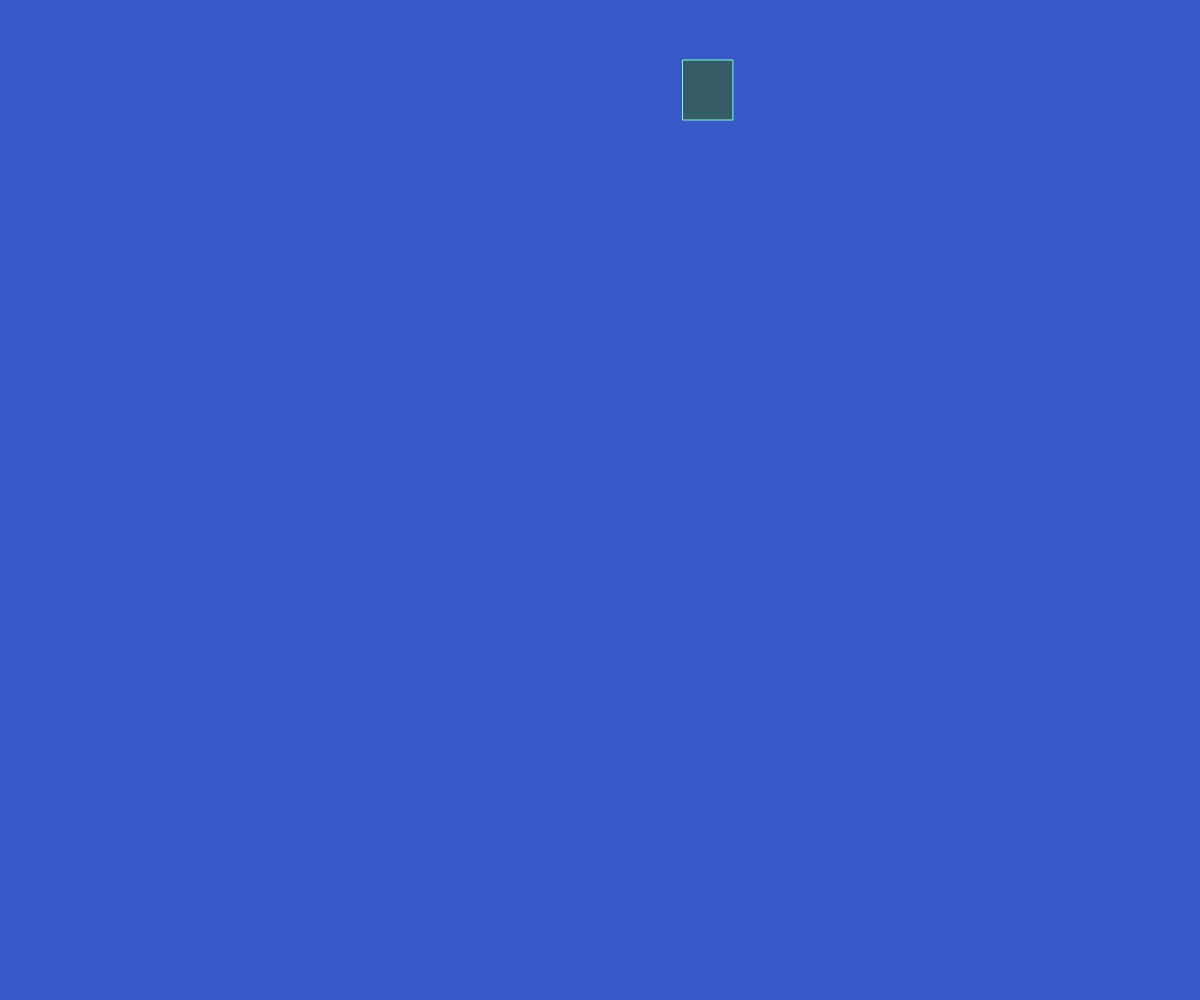
Frame 1 (no input)
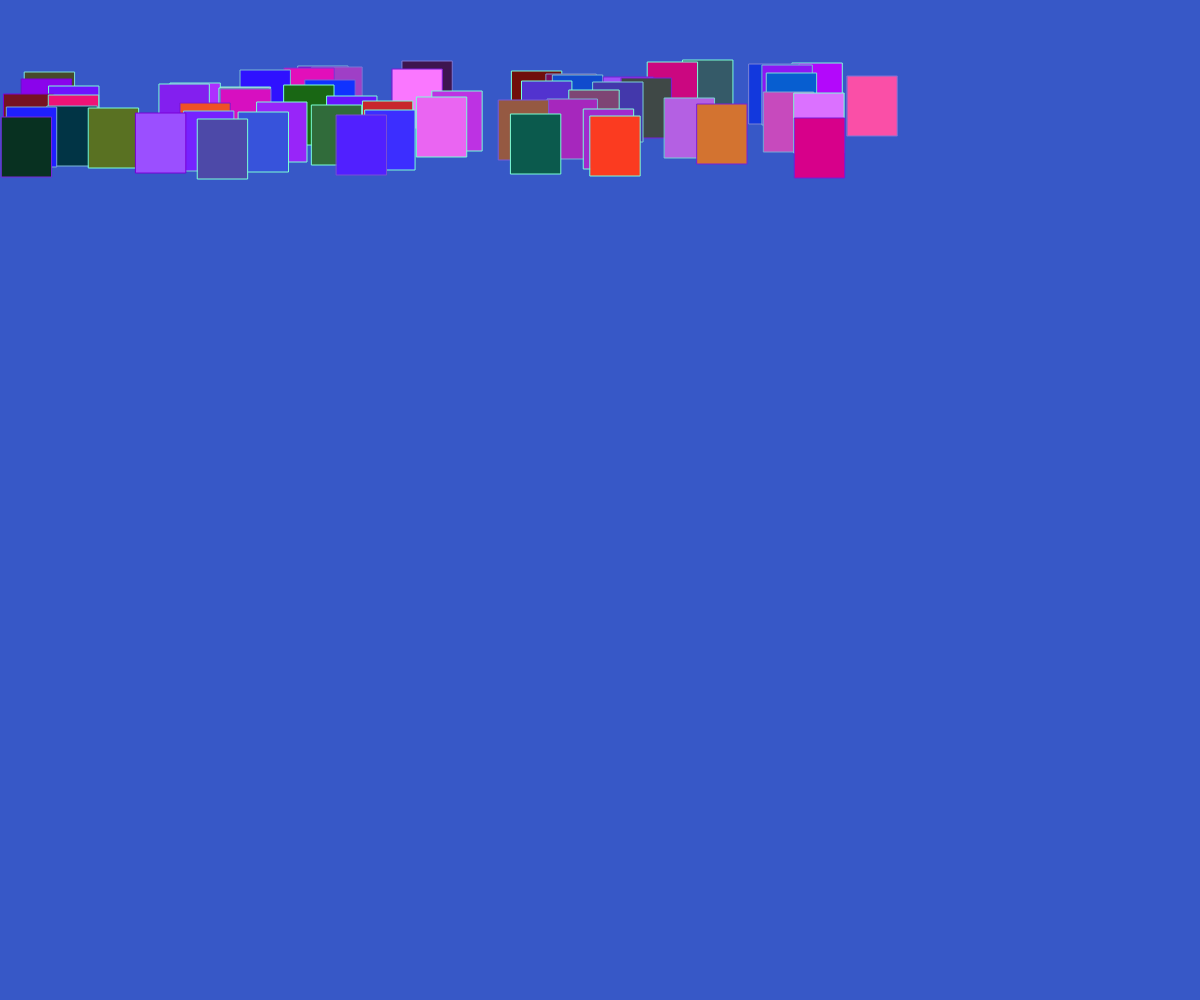
Frame 60 (no input)
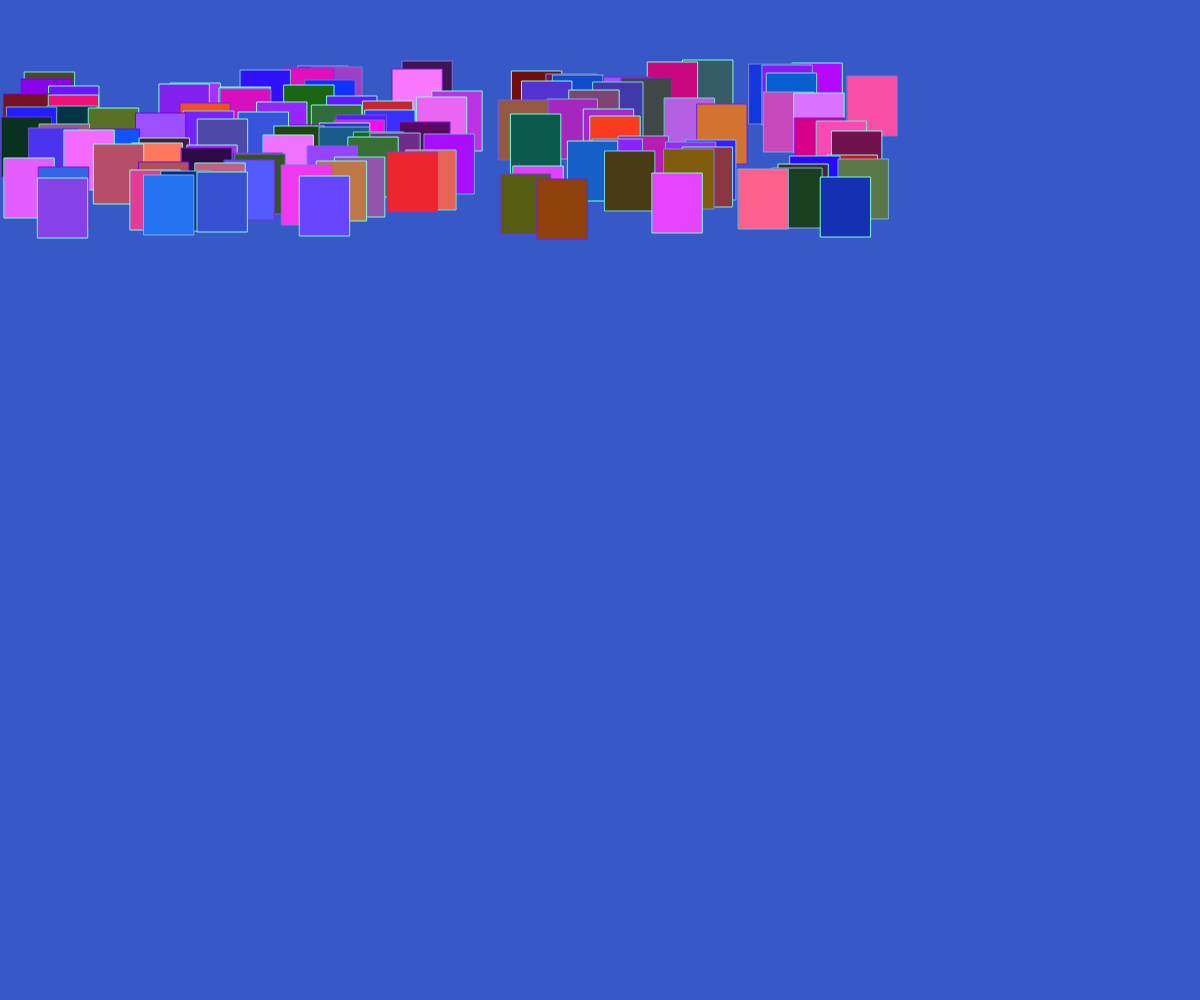
Frame 120 (the mouse pressed at the canvas centre since frame 60)

The p5.js sketch that drew these frames (run headless with seeded random() and noise() and a simulated clock; from frame 60 on, the mouse is pressed at the canvas centre):

// p5.js sketch
// ── sketch.js
let posX=40;
let posY=60;
function setup() {
  var cnv = createCanvas(windowWidth, windowHeight);
  cnv.style('display', 'block');
  background(55, 88, 199);
}
function draw(){
  stroke(122, random(400), 214)
  fill(random(255),random(120), random (300))
  rect (random(850),posY,50,60);
  posY=posY+1;
   if(posY==windowHeight){
    posY=40;
  }
  
  
}
